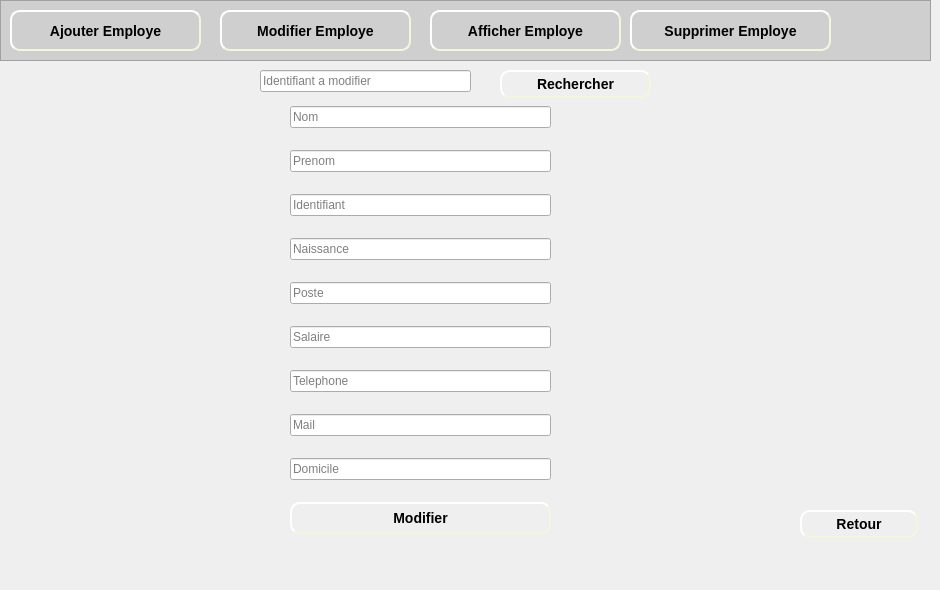
    <widget class="QWidget" name="page_4">
     <widget class="QFrame" name="frame_4">
      <property name="geometry">
       <rect>
        <x>0</x>
        <y>0</y>
        <width>931</width>
        <height>61</height>
       </rect>
      </property>
      <property name="styleSheet">
       <string notr="true">background-color: rgb(207, 207, 207);</string>
      </property>
      <property name="frameShape">
       <enum>QFrame::StyledPanel</enum>
      </property>
      <property name="frameShadow">
       <enum>QFrame::Raised</enum>
      </property>
      <widget class="QPushButton" name="pushButton_ajouterEmploye_4">
       <property name="geometry">
        <rect>
         <x>10</x>
         <y>10</y>
         <width>191</width>
         <height>41</height>
        </rect>
       </property>
       <property name="styleSheet">
        <string notr="true">#pushButton_ajouterEmploye_4
{
	background-color: rgb(207, 207, 207);
	border-color: beige;
border-style: outset;
  border-width: 2px;
  border-radius: 10px;
  font: bold 14px;
  min-width: 6em;
  padding: 6px;

}
#pushButton_ajouterEmploye_4:hover
{
	border-color: blue;
}</string>
       </property>
       <property name="text">
        <string>Ajouter Employe</string>
       </property>
      </widget>
      <widget class="QLabel" name="label_56">
       <property name="geometry">
        <rect>
         <x>20</x>
         <y>20</y>
         <width>21</width>
         <height>21</height>
        </rect>
       </property>
       <property name="text">
        <string/>
       </property>
       <property name="pixmap">
        <pixmap>../Bouttons/ajouMachine-removebg-preview.png</pixmap>
       </property>
       <property name="scaledContents">
        <bool>true</bool>
       </property>
      </widget>
      <widget class="QPushButton" name="pushButton_modifierEmploye_3">
       <property name="geometry">
        <rect>
         <x>220</x>
         <y>10</y>
         <width>191</width>
         <height>41</height>
        </rect>
       </property>
       <property name="styleSheet">
        <string notr="true">#pushButton_modifierEmploye_3
{
	background-color: rgb(207, 207, 207);
	border-color: beige;
border-style: outset;
  border-width: 2px;
  border-radius: 10px;
  font: bold 14px;
  min-width: 6em;
  padding: 6px;

}
#pushButton_modifierEmploye_3:hover
{
	border-color: blue;
}</string>
       </property>
       <property name="text">
        <string>Modifier Employe</string>
       </property>
      </widget>
      <widget class="QLabel" name="label_57">
       <property name="geometry">
        <rect>
         <x>230</x>
         <y>20</y>
         <width>21</width>
         <height>21</height>
        </rect>
       </property>
       <property name="text">
        <string/>
       </property>
       <property name="pixmap">
        <pixmap>../Bouttons/modifier-removebg-preview.png</pixmap>
       </property>
       <property name="scaledContents">
        <bool>true</bool>
       </property>
      </widget>
      <widget class="QPushButton" name="pushButton_afficherEmploye_3">
       <property name="geometry">
        <rect>
         <x>430</x>
         <y>10</y>
         <width>191</width>
         <height>41</height>
        </rect>
       </property>
       <property name="styleSheet">
        <string notr="true">#pushButton_afficherEmploye_3
{

	border-color: beige;
border-style: outset;
  border-width: 2px;
  border-radius: 10px;
  font: bold 14px;
  min-width: 6em;
  padding: 6px;

}
#pushButton_afficherEmploye_3:hover
{
	border-color: blue;
}</string>
       </property>
       <property name="text">
        <string>Afficher Employe</string>
       </property>
      </widget>
      <widget class="QLabel" name="label_58">
       <property name="geometry">
        <rect>
         <x>440</x>
         <y>20</y>
         <width>21</width>
         <height>21</height>
        </rect>
       </property>
       <property name="text">
        <string/>
       </property>
       <property name="pixmap">
        <pixmap>../Bouttons/afficher-removebg-preview.png</pixmap>
       </property>
       <property name="scaledContents">
        <bool>true</bool>
       </property>
      </widget>
      <widget class="QPushButton" name="pushButton_supprimerEmploye_3">
       <property name="geometry">
        <rect>
         <x>630</x>
         <y>10</y>
         <width>201</width>
         <height>41</height>
        </rect>
       </property>
       <property name="styleSheet">
        <string notr="true">#pushButton_supprimerEmploye_3
{
	background-color: rgb(207, 207, 207);
	border-color: beige;
border-style: outset;
  border-width: 2px;
  border-radius: 10px;
  font: bold 14px;
  min-width: 6em;
  padding: 6px;

}
#pushButton_supprimerEmploye_3:hover
{
	border-color: blue;
}</string>
       </property>
       <property name="text">
        <string>Supprimer Employe</string>
       </property>
      </widget>
      <widget class="QLabel" name="label_59">
       <property name="geometry">
        <rect>
         <x>640</x>
         <y>20</y>
         <width>21</width>
         <height>21</height>
        </rect>
       </property>
       <property name="text">
        <string/>
       </property>
       <property name="pixmap">
        <pixmap>../Bouttons/supprimerMachine-removebg-preview.png</pixmap>
       </property>
       <property name="scaledContents">
        <bool>true</bool>
       </property>
      </widget>
     </widget>
     <widget class="QLabel" name="label_7">
      <property name="geometry">
       <rect>
        <x>0</x>
        <y>60</y>
        <width>931</width>
        <height>521</height>
       </rect>
      </property>
      <property name="text">
       <string/>
      </property>
      <property name="pixmap">
       <pixmap>../Bouttons/fontFinal.jpg</pixmap>
      </property>
      <property name="scaledContents">
       <bool>true</bool>
      </property>
     </widget>
     <widget class="QLineEdit" name="lineEdit_idModifierE">
      <property name="geometry">
       <rect>
        <x>260</x>
        <y>70</y>
        <width>211</width>
        <height>22</height>
       </rect>
      </property>
      <property name="placeholderText">
       <string>Identifiant a modifier</string>
      </property>
     </widget>
     <widget class="QPushButton" name="pushButton_rechercherME">
      <property name="geometry">
       <rect>
        <x>500</x>
        <y>70</y>
        <width>151</width>
        <height>28</height>
       </rect>
      </property>
      <property name="styleSheet">
       <string notr="true">#pushButton_rechercherME
{

	border-color: beige;
border-style: outset;
  border-width: 2px;
  border-radius: 10px;
  font: bold 14px;
  min-width: 6em;
  padding: 6px;

}
#pushButton_rechercherME:hover
{
	border-color: blue;
}</string>
      </property>
      <property name="text">
       <string>Rechercher</string>
      </property>
     </widget>
     <widget class="QLabel" name="label_34">
      <property name="geometry">
       <rect>
        <x>510</x>
        <y>70</y>
        <width>21</width>
        <height>21</height>
       </rect>
      </property>
      <property name="text">
       <string/>
      </property>
      <property name="pixmap">
       <pixmap>../Bouttons/consulter-removebg-preview.png</pixmap>
      </property>
      <property name="scaledContents">
       <bool>true</bool>
      </property>
     </widget>
     <widget class="QWidget" name="verticalLayoutWidget_4">
      <property name="geometry">
       <rect>
        <x>290</x>
        <y>90</y>
        <width>261</width>
        <height>461</height>
       </rect>
      </property>
      <layout class="QVBoxLayout" name="verticalLayout_4">
       <item>
        <widget class="QLineEdit" name="lineEdit_nom_2">
         <property name="placeholderText">
          <string>Nom</string>
         </property>
        </widget>
       </item>
       <item>
        <widget class="QLineEdit" name="lineEdit_prenom_2">
         <property name="placeholderText">
          <string>Prenom</string>
         </property>
        </widget>
       </item>
       <item>
        <widget class="QLineEdit" name="lineEdit_identifiant_2">
         <property name="placeholderText">
          <string>Identifiant</string>
         </property>
        </widget>
       </item>
       <item>
        <widget class="QLineEdit" name="lineEdit_naissance_2">
         <property name="placeholderText">
          <string>Naissance</string>
         </property>
        </widget>
       </item>
       <item>
        <widget class="QLineEdit" name="lineEdit_poste_2">
         <property name="placeholderText">
          <string>Poste</string>
         </property>
        </widget>
       </item>
       <item>
        <widget class="QLineEdit" name="lineEdit_salaire_2">
         <property name="placeholderText">
          <string>Salaire</string>
         </property>
        </widget>
       </item>
       <item>
        <widget class="QLineEdit" name="lineEdit_telephone_2">
         <property name="placeholderText">
          <string>Telephone</string>
         </property>
        </widget>
       </item>
       <item>
        <widget class="QLineEdit" name="lineEdit_mail_2">
         <property name="placeholderText">
          <string>Mail</string>
         </property>
        </widget>
       </item>
       <item>
        <widget class="QLineEdit" name="lineEdit_2">
         <property name="placeholderText">
          <string>Domicile</string>
         </property>
        </widget>
       </item>
       <item>
        <widget class="QPushButton" name="pushButton_modifierEmploye_4">
         <property name="styleSheet">
          <string notr="true">#pushButton_modifierEmploye_4
{
	
	border-color: beige;
border-style: outset;
  border-width: 2px;
  border-radius: 10px;
  font: bold 14px;
  min-width: 6em;
  padding: 6px;

}
#pushButton_modifierEmploye_4:hover
{
	border-color: blue;
}</string>
         </property>
         <property name="text">
          <string>Modifier</string>
         </property>
        </widget>
       </item>
      </layout>
     </widget>
     <widget class="QPushButton" name="pushButton_retour_2">
      <property name="geometry">
       <rect>
        <x>800</x>
        <y>510</y>
        <width>118</width>
        <height>28</height>
       </rect>
      </property>
      <property name="styleSheet">
       <string notr="true">#pushButton_retour_2
{
	
	border-color: beige;
border-style: outset;
  border-width: 2px;
  border-radius: 10px;
  font: bold 14px;
  min-width: 6em;
  padding: 6px;

}
#pushButton_retour_2:hover
{
	border-color: blue;
}</string>
      </property>
      <property name="text">
       <string>Retour</string>
      </property>
     </widget>
     <widget class="QLabel" name="label_46">
      <property name="geometry">
       <rect>
        <x>810</x>
        <y>520</y>
        <width>21</width>
        <height>16</height>
       </rect>
      </property>
      <property name="text">
       <string/>
      </property>
      <property name="pixmap">
       <pixmap>../Bouttons/retour-removebg-preview.png</pixmap>
      </property>
      <property name="scaledContents">
       <bool>true</bool>
      </property>
     </widget>
    </widget>
